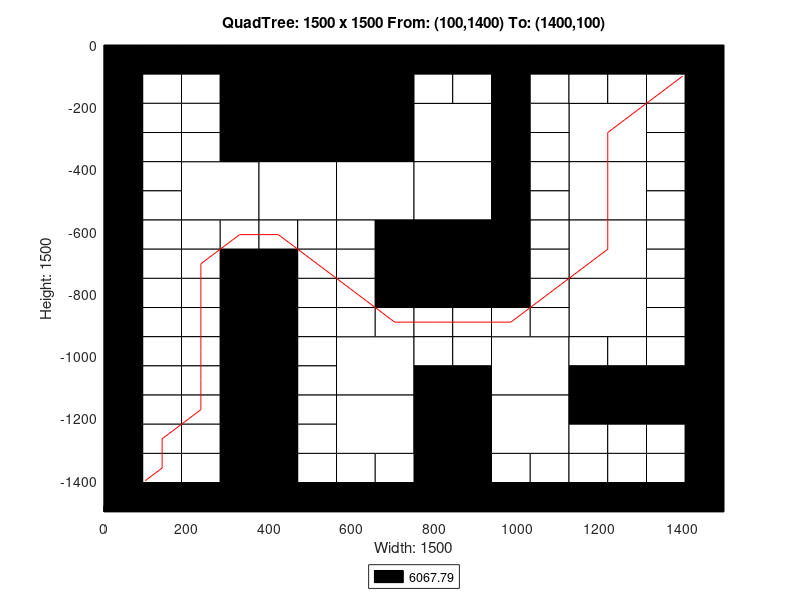

Write MATLAB code to recreate this figure.
axis([0 1500 -1500 0]);
title('QuadTree: 1500 x 1500 From: (100,1400) To: (1400,100)');
xlabel('Width: 1500');
ylabel('Height: 1500');
rectangle('Position',[375 -375 375 375], 'FaceColor',[0 0 0]);
rectangle('Position',[187.5 -562.5 187.5 187.5], 'FaceColor',[1 1 1]);
rectangle('Position',[375 -562.5 187.5 187.5], 'FaceColor',[1 1 1]);
rectangle('Position',[562.5 -562.5 187.5 187.5], 'FaceColor',[1 1 1]);
rectangle('Position',[750 -375 187.5 187.5], 'FaceColor',[1 1 1]);
rectangle('Position',[1125 -375 187.5 187.5], 'FaceColor',[1 1 1]);
rectangle('Position',[750 -562.5 187.5 187.5], 'FaceColor',[1 1 1]);
rectangle('Position',[750 -750 187.5 187.5], 'FaceColor',[0 0 0]);
rectangle('Position',[1125 -562.5 187.5 187.5], 'FaceColor',[1 1 1]);
rectangle('Position',[1125 -750 187.5 187.5], 'FaceColor',[1 1 1]);
rectangle('Position',[562.5 -1125 187.5 187.5], 'FaceColor',[1 1 1]);
rectangle('Position',[562.5 -1312.5 187.5 187.5], 'FaceColor',[1 1 1]);
rectangle('Position',[937.5 -1125 187.5 187.5], 'FaceColor',[1 1 1]);
rectangle('Position',[1125 -937.5 187.5 187.5], 'FaceColor',[1 1 1]);
rectangle('Position',[750 -1312.5 187.5 187.5], 'FaceColor',[0 0 0]);
rectangle('Position',[937.5 -1312.5 187.5 187.5], 'FaceColor',[1 1 1]);
rectangle('Position',[750 -1500 187.5 187.5], 'FaceColor',[0 0 0]);
rectangle('Position',[0 -93.75 93.75 93.75], 'FaceColor',[0 0 0]);
rectangle('Position',[93.75 -93.75 93.75 93.75], 'FaceColor',[0 0 0]);
rectangle('Position',[0 -187.5 93.75 93.75], 'FaceColor',[0 0 0]);
rectangle('Position',[93.75 -187.5 93.75 93.75], 'FaceColor',[1 1 1]);
rectangle('Position',[187.5 -93.75 93.75 93.75], 'FaceColor',[0 0 0]);
rectangle('Position',[281.25 -93.75 93.75 93.75], 'FaceColor',[0 0 0]);
rectangle('Position',[187.5 -187.5 93.75 93.75], 'FaceColor',[1 1 1]);
rectangle('Position',[281.25 -187.5 93.75 93.75], 'FaceColor',[0 0 0]);
rectangle('Position',[0 -281.25 93.75 93.75], 'FaceColor',[0 0 0]);
rectangle('Position',[93.75 -281.25 93.75 93.75], 'FaceColor',[1 1 1]);
rectangle('Position',[0 -375 93.75 93.75], 'FaceColor',[0 0 0]);
rectangle('Position',[93.75 -375 93.75 93.75], 'FaceColor',[1 1 1]);
rectangle('Position',[187.5 -281.25 93.75 93.75], 'FaceColor',[1 1 1]);
rectangle('Position',[281.25 -281.25 93.75 93.75], 'FaceColor',[0 0 0]);
rectangle('Position',[187.5 -375 93.75 93.75], 'FaceColor',[1 1 1]);
rectangle('Position',[281.25 -375 93.75 93.75], 'FaceColor',[0 0 0]);
rectangle('Position',[0 -468.75 93.75 93.75], 'FaceColor',[0 0 0]);
rectangle('Position',[93.75 -468.75 93.75 93.75], 'FaceColor',[1 1 1]);
rectangle('Position',[0 -562.5 93.75 93.75], 'FaceColor',[0 0 0]);
rectangle('Position',[93.75 -562.5 93.75 93.75], 'FaceColor',[1 1 1]);
rectangle('Position',[0 -656.25 93.75 93.75], 'FaceColor',[0 0 0]);
rectangle('Position',[93.75 -656.25 93.75 93.75], 'FaceColor',[1 1 1]);
rectangle('Position',[0 -750 93.75 93.75], 'FaceColor',[0 0 0]);
rectangle('Position',[93.75 -750 93.75 93.75], 'FaceColor',[1 1 1]);
rectangle('Position',[187.5 -656.25 93.75 93.75], 'FaceColor',[1 1 1]);
rectangle('Position',[281.25 -656.25 93.75 93.75], 'FaceColor',[1 1 1]);
rectangle('Position',[187.5 -750 93.75 93.75], 'FaceColor',[1 1 1]);
rectangle('Position',[281.25 -750 93.75 93.75], 'FaceColor',[0 0 0]);
rectangle('Position',[375 -656.25 93.75 93.75], 'FaceColor',[1 1 1]);
rectangle('Position',[468.75 -656.25 93.75 93.75], 'FaceColor',[1 1 1]);
rectangle('Position',[375 -750 93.75 93.75], 'FaceColor',[0 0 0]);
rectangle('Position',[468.75 -750 93.75 93.75], 'FaceColor',[1 1 1]);
rectangle('Position',[562.5 -656.25 93.75 93.75], 'FaceColor',[1 1 1]);
rectangle('Position',[656.25 -656.25 93.75 93.75], 'FaceColor',[0 0 0]);
rectangle('Position',[562.5 -750 93.75 93.75], 'FaceColor',[1 1 1]);
rectangle('Position',[656.25 -750 93.75 93.75], 'FaceColor',[0 0 0]);
rectangle('Position',[750 -93.75 93.75 93.75], 'FaceColor',[0 0 0]);
rectangle('Position',[843.75 -93.75 93.75 93.75], 'FaceColor',[0 0 0]);
rectangle('Position',[750 -187.5 93.75 93.75], 'FaceColor',[1 1 1]);
rectangle('Position',[843.75 -187.5 93.75 93.75], 'FaceColor',[1 1 1]);
rectangle('Position',[937.5 -93.75 93.75 93.75], 'FaceColor',[0 0 0]);
rectangle('Position',[1031.25 -93.75 93.75 93.75], 'FaceColor',[0 0 0]);
rectangle('Position',[937.5 -187.5 93.75 93.75], 'FaceColor',[0 0 0]);
rectangle('Position',[1031.25 -187.5 93.75 93.75], 'FaceColor',[1 1 1]);
rectangle('Position',[937.5 -281.25 93.75 93.75], 'FaceColor',[0 0 0]);
rectangle('Position',[1031.25 -281.25 93.75 93.75], 'FaceColor',[1 1 1]);
rectangle('Position',[937.5 -375 93.75 93.75], 'FaceColor',[0 0 0]);
rectangle('Position',[1031.25 -375 93.75 93.75], 'FaceColor',[1 1 1]);
rectangle('Position',[1125 -93.75 93.75 93.75], 'FaceColor',[0 0 0]);
rectangle('Position',[1218.75 -93.75 93.75 93.75], 'FaceColor',[0 0 0]);
rectangle('Position',[1125 -187.5 93.75 93.75], 'FaceColor',[1 1 1]);
rectangle('Position',[1218.75 -187.5 93.75 93.75], 'FaceColor',[1 1 1]);
rectangle('Position',[1312.5 -93.75 93.75 93.75], 'FaceColor',[0 0 0]);
rectangle('Position',[1406.25 -93.75 93.75 93.75], 'FaceColor',[0 0 0]);
rectangle('Position',[1312.5 -187.5 93.75 93.75], 'FaceColor',[1 1 1]);
rectangle('Position',[1406.25 -187.5 93.75 93.75], 'FaceColor',[0 0 0]);
rectangle('Position',[1312.5 -281.25 93.75 93.75], 'FaceColor',[1 1 1]);
rectangle('Position',[1406.25 -281.25 93.75 93.75], 'FaceColor',[0 0 0]);
rectangle('Position',[1312.5 -375 93.75 93.75], 'FaceColor',[1 1 1]);
rectangle('Position',[1406.25 -375 93.75 93.75], 'FaceColor',[0 0 0]);
rectangle('Position',[937.5 -468.75 93.75 93.75], 'FaceColor',[0 0 0]);
rectangle('Position',[1031.25 -468.75 93.75 93.75], 'FaceColor',[1 1 1]);
rectangle('Position',[937.5 -562.5 93.75 93.75], 'FaceColor',[0 0 0]);
rectangle('Position',[1031.25 -562.5 93.75 93.75], 'FaceColor',[1 1 1]);
rectangle('Position',[937.5 -656.25 93.75 93.75], 'FaceColor',[0 0 0]);
rectangle('Position',[1031.25 -656.25 93.75 93.75], 'FaceColor',[1 1 1]);
rectangle('Position',[937.5 -750 93.75 93.75], 'FaceColor',[0 0 0]);
rectangle('Position',[1031.25 -750 93.75 93.75], 'FaceColor',[1 1 1]);
rectangle('Position',[1312.5 -468.75 93.75 93.75], 'FaceColor',[1 1 1]);
rectangle('Position',[1406.25 -468.75 93.75 93.75], 'FaceColor',[0 0 0]);
rectangle('Position',[1312.5 -562.5 93.75 93.75], 'FaceColor',[1 1 1]);
rectangle('Position',[1406.25 -562.5 93.75 93.75], 'FaceColor',[0 0 0]);
rectangle('Position',[1312.5 -656.25 93.75 93.75], 'FaceColor',[1 1 1]);
rectangle('Position',[1406.25 -656.25 93.75 93.75], 'FaceColor',[0 0 0]);
rectangle('Position',[1312.5 -750 93.75 93.75], 'FaceColor',[1 1 1]);
rectangle('Position',[1406.25 -750 93.75 93.75], 'FaceColor',[0 0 0]);
rectangle('Position',[0 -843.75 93.75 93.75], 'FaceColor',[0 0 0]);
rectangle('Position',[93.75 -843.75 93.75 93.75], 'FaceColor',[1 1 1]);
rectangle('Position',[0 -937.5 93.75 93.75], 'FaceColor',[0 0 0]);
rectangle('Position',[93.75 -937.5 93.75 93.75], 'FaceColor',[1 1 1]);
rectangle('Position',[187.5 -843.75 93.75 93.75], 'FaceColor',[1 1 1]);
rectangle('Position',[281.25 -843.75 93.75 93.75], 'FaceColor',[0 0 0]);
rectangle('Position',[187.5 -937.5 93.75 93.75], 'FaceColor',[1 1 1]);
rectangle('Position',[281.25 -937.5 93.75 93.75], 'FaceColor',[0 0 0]);
rectangle('Position',[0 -1031.25 93.75 93.75], 'FaceColor',[0 0 0]);
rectangle('Position',[93.75 -1031.25 93.75 93.75], 'FaceColor',[1 1 1]);
rectangle('Position',[0 -1125 93.75 93.75], 'FaceColor',[0 0 0]);
rectangle('Position',[93.75 -1125 93.75 93.75], 'FaceColor',[1 1 1]);
rectangle('Position',[187.5 -1031.25 93.75 93.75], 'FaceColor',[1 1 1]);
rectangle('Position',[281.25 -1031.25 93.75 93.75], 'FaceColor',[0 0 0]);
rectangle('Position',[187.5 -1125 93.75 93.75], 'FaceColor',[1 1 1]);
rectangle('Position',[281.25 -1125 93.75 93.75], 'FaceColor',[0 0 0]);
rectangle('Position',[375 -843.75 93.75 93.75], 'FaceColor',[0 0 0]);
rectangle('Position',[468.75 -843.75 93.75 93.75], 'FaceColor',[1 1 1]);
rectangle('Position',[375 -937.5 93.75 93.75], 'FaceColor',[0 0 0]);
rectangle('Position',[468.75 -937.5 93.75 93.75], 'FaceColor',[1 1 1]);
rectangle('Position',[562.5 -843.75 93.75 93.75], 'FaceColor',[1 1 1]);
rectangle('Position',[656.25 -843.75 93.75 93.75], 'FaceColor',[0 0 0]);
rectangle('Position',[562.5 -937.5 93.75 93.75], 'FaceColor',[1 1 1]);
rectangle('Position',[656.25 -937.5 93.75 93.75], 'FaceColor',[1 1 1]);
rectangle('Position',[375 -1031.25 93.75 93.75], 'FaceColor',[0 0 0]);
rectangle('Position',[468.75 -1031.25 93.75 93.75], 'FaceColor',[1 1 1]);
rectangle('Position',[375 -1125 93.75 93.75], 'FaceColor',[0 0 0]);
rectangle('Position',[468.75 -1125 93.75 93.75], 'FaceColor',[1 1 1]);
rectangle('Position',[0 -1218.75 93.75 93.75], 'FaceColor',[0 0 0]);
rectangle('Position',[93.75 -1218.75 93.75 93.75], 'FaceColor',[1 1 1]);
rectangle('Position',[0 -1312.5 93.75 93.75], 'FaceColor',[0 0 0]);
rectangle('Position',[93.75 -1312.5 93.75 93.75], 'FaceColor',[1 1 1]);
rectangle('Position',[187.5 -1218.75 93.75 93.75], 'FaceColor',[1 1 1]);
rectangle('Position',[281.25 -1218.75 93.75 93.75], 'FaceColor',[0 0 0]);
rectangle('Position',[187.5 -1312.5 93.75 93.75], 'FaceColor',[1 1 1]);
rectangle('Position',[281.25 -1312.5 93.75 93.75], 'FaceColor',[0 0 0]);
rectangle('Position',[0 -1406.25 93.75 93.75], 'FaceColor',[0 0 0]);
rectangle('Position',[93.75 -1406.25 93.75 93.75], 'FaceColor',[1 1 1]);
rectangle('Position',[0 -1500 93.75 93.75], 'FaceColor',[0 0 0]);
rectangle('Position',[93.75 -1500 93.75 93.75], 'FaceColor',[0 0 0]);
rectangle('Position',[187.5 -1406.25 93.75 93.75], 'FaceColor',[1 1 1]);
rectangle('Position',[281.25 -1406.25 93.75 93.75], 'FaceColor',[0 0 0]);
rectangle('Position',[187.5 -1500 93.75 93.75], 'FaceColor',[0 0 0]);
rectangle('Position',[281.25 -1500 93.75 93.75], 'FaceColor',[0 0 0]);
rectangle('Position',[375 -1218.75 93.75 93.75], 'FaceColor',[0 0 0]);
rectangle('Position',[468.75 -1218.75 93.75 93.75], 'FaceColor',[1 1 1]);
rectangle('Position',[375 -1312.5 93.75 93.75], 'FaceColor',[0 0 0]);
rectangle('Position',[468.75 -1312.5 93.75 93.75], 'FaceColor',[1 1 1]);
rectangle('Position',[375 -1406.25 93.75 93.75], 'FaceColor',[0 0 0]);
rectangle('Position',[468.75 -1406.25 93.75 93.75], 'FaceColor',[1 1 1]);
rectangle('Position',[375 -1500 93.75 93.75], 'FaceColor',[0 0 0]);
rectangle('Position',[468.75 -1500 93.75 93.75], 'FaceColor',[0 0 0]);
rectangle('Position',[562.5 -1406.25 93.75 93.75], 'FaceColor',[1 1 1]);
rectangle('Position',[656.25 -1406.25 93.75 93.75], 'FaceColor',[1 1 1]);
rectangle('Position',[562.5 -1500 93.75 93.75], 'FaceColor',[0 0 0]);
rectangle('Position',[656.25 -1500 93.75 93.75], 'FaceColor',[0 0 0]);
rectangle('Position',[750 -843.75 93.75 93.75], 'FaceColor',[0 0 0]);
rectangle('Position',[843.75 -843.75 93.75 93.75], 'FaceColor',[0 0 0]);
rectangle('Position',[750 -937.5 93.75 93.75], 'FaceColor',[1 1 1]);
rectangle('Position',[843.75 -937.5 93.75 93.75], 'FaceColor',[1 1 1]);
rectangle('Position',[937.5 -843.75 93.75 93.75], 'FaceColor',[0 0 0]);
rectangle('Position',[1031.25 -843.75 93.75 93.75], 'FaceColor',[1 1 1]);
rectangle('Position',[937.5 -937.5 93.75 93.75], 'FaceColor',[1 1 1]);
rectangle('Position',[1031.25 -937.5 93.75 93.75], 'FaceColor',[1 1 1]);
rectangle('Position',[750 -1031.25 93.75 93.75], 'FaceColor',[1 1 1]);
rectangle('Position',[843.75 -1031.25 93.75 93.75], 'FaceColor',[1 1 1]);
rectangle('Position',[750 -1125 93.75 93.75], 'FaceColor',[0 0 0]);
rectangle('Position',[843.75 -1125 93.75 93.75], 'FaceColor',[0 0 0]);
rectangle('Position',[1312.5 -843.75 93.75 93.75], 'FaceColor',[1 1 1]);
rectangle('Position',[1406.25 -843.75 93.75 93.75], 'FaceColor',[0 0 0]);
rectangle('Position',[1312.5 -937.5 93.75 93.75], 'FaceColor',[1 1 1]);
rectangle('Position',[1406.25 -937.5 93.75 93.75], 'FaceColor',[0 0 0]);
rectangle('Position',[1125 -1031.25 93.75 93.75], 'FaceColor',[1 1 1]);
rectangle('Position',[1218.75 -1031.25 93.75 93.75], 'FaceColor',[1 1 1]);
rectangle('Position',[1125 -1125 93.75 93.75], 'FaceColor',[0 0 0]);
rectangle('Position',[1218.75 -1125 93.75 93.75], 'FaceColor',[0 0 0]);
rectangle('Position',[1312.5 -1031.25 93.75 93.75], 'FaceColor',[1 1 1]);
rectangle('Position',[1406.25 -1031.25 93.75 93.75], 'FaceColor',[0 0 0]);
rectangle('Position',[1312.5 -1125 93.75 93.75], 'FaceColor',[0 0 0]);
rectangle('Position',[1406.25 -1125 93.75 93.75], 'FaceColor',[0 0 0]);
rectangle('Position',[937.5 -1406.25 93.75 93.75], 'FaceColor',[1 1 1]);
rectangle('Position',[1031.25 -1406.25 93.75 93.75], 'FaceColor',[1 1 1]);
rectangle('Position',[937.5 -1500 93.75 93.75], 'FaceColor',[0 0 0]);
rectangle('Position',[1031.25 -1500 93.75 93.75], 'FaceColor',[0 0 0]);
rectangle('Position',[1125 -1218.75 93.75 93.75], 'FaceColor',[0 0 0]);
rectangle('Position',[1218.75 -1218.75 93.75 93.75], 'FaceColor',[0 0 0]);
rectangle('Position',[1125 -1312.5 93.75 93.75], 'FaceColor',[1 1 1]);
rectangle('Position',[1218.75 -1312.5 93.75 93.75], 'FaceColor',[1 1 1]);
rectangle('Position',[1312.5 -1218.75 93.75 93.75], 'FaceColor',[0 0 0]);
rectangle('Position',[1406.25 -1218.75 93.75 93.75], 'FaceColor',[0 0 0]);
rectangle('Position',[1312.5 -1312.5 93.75 93.75], 'FaceColor',[1 1 1]);
rectangle('Position',[1406.25 -1312.5 93.75 93.75], 'FaceColor',[0 0 0]);
rectangle('Position',[1125 -1406.25 93.75 93.75], 'FaceColor',[1 1 1]);
rectangle('Position',[1218.75 -1406.25 93.75 93.75], 'FaceColor',[1 1 1]);
rectangle('Position',[1125 -1500 93.75 93.75], 'FaceColor',[0 0 0]);
rectangle('Position',[1218.75 -1500 93.75 93.75], 'FaceColor',[0 0 0]);
rectangle('Position',[1312.5 -1406.25 93.75 93.75], 'FaceColor',[1 1 1]);
rectangle('Position',[1406.25 -1406.25 93.75 93.75], 'FaceColor',[0 0 0]);
rectangle('Position',[1312.5 -1500 93.75 93.75], 'FaceColor',[0 0 0]);
rectangle('Position',[1406.25 -1500 93.75 93.75], 'FaceColor',[0 0 0]);
X=[1400,1359.38,1218.75,1218.75,1218.75,1078.12,984.375,890.625,796.875,703.125,609.375,515.625,421.875,328.125,234.375,234.375,234.375,234.375,234.375,234.375,140.625,140.625,100];
Y=[-100,-140.625,-281.25,-468.75,-656.25,-796.875,-890.625,-890.625,-890.625,-890.625,-796.875,-703.125,-609.375,-609.375,-703.125,-796.875,-890.625,-984.375,-1078.12,-1171.88,-1265.62,-1359.38,-1400];
hold on;
plot(X,Y,'r');
legend('6067.79','Location','southoutside');
